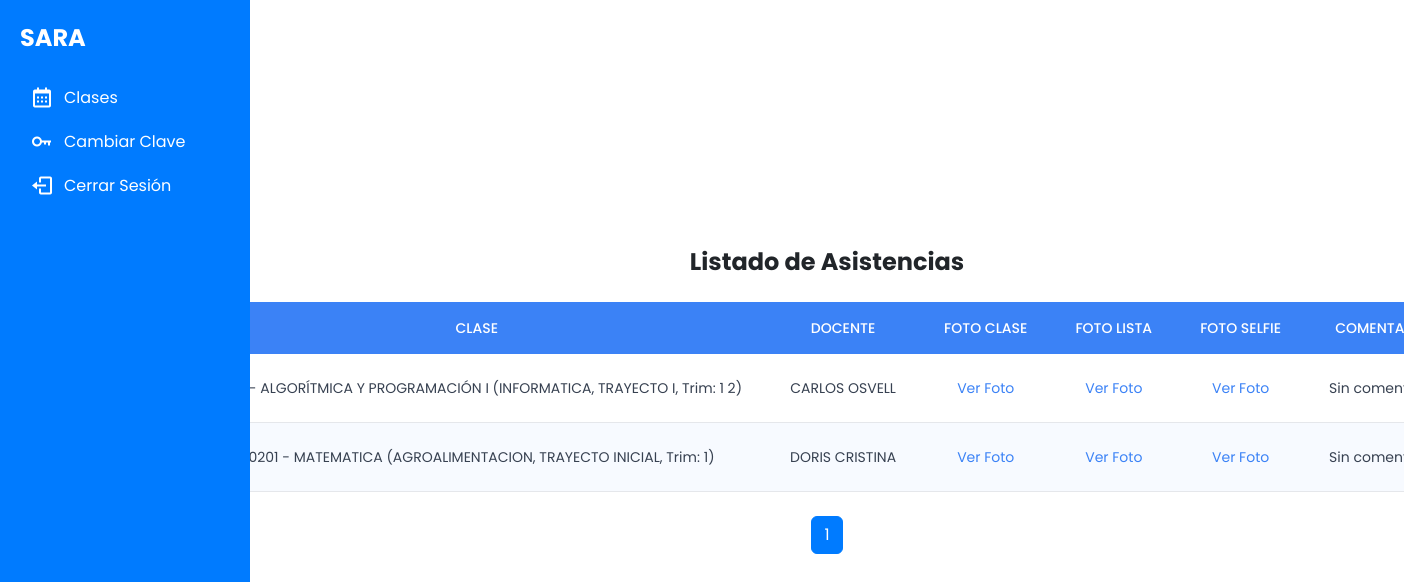
/clases/listar-asistencias/, run on the app's committed database.
### clases/models.py (models this page shows, shortened)
class Asistencia(models.Model):
    clase = models.ForeignKey(Clase, on_delete=models.CASCADE, related_name="asistencias")
    foto_clase = models.ImageField(upload_to="asistencias/clase/")
    foto_lista = models.ImageField(upload_to="asistencias/lista/")
    foto_selfie = models.ImageField(upload_to="asistencias/selfies/")
    comentarios = models.TextField(blank=True, null=True)

class Clase(models.Model):
    id = models.AutoField(primary_key=True)  # ID único generado automáticamente
    docente = models.ForeignKey(Docente, on_delete=models.CASCADE)
    materia = models.ForeignKey(Materia, on_delete=models.CASCADE, null=True, blank=True)
    fecha = models.DateField(null=False, default=timezone.now)
    hora_inicio = models.TimeField(null=False)
    hora_fin = models.TimeField(null=False)
    aula = models.ForeignKey(Aula, on_delete=models.CASCADE)

### materias/models.py (models this page shows)
class Materia(models.Model):
    codigo_materia = models.CharField(max_length=100)
    descripcion = models.CharField(max_length=255)
    carrera = models.CharField(max_length=100)      # Nuevo campo
    trayecto = models.CharField(max_length=50)      # Aumenta longitud si es necesario
    trimestre = models.CharField(max_length=10)     # Nuevo campo
    def __str__(self):
        return f"{self.codigo_materia} - {self.descripcion} ({self.carrera}, {self.trayecto}, Trim: {self.trimestre})"

### docentes/models.py (models this page shows, shortened)
class BaseUser(AbstractUser):
    nombre = models.CharField(max_length=100)      # nombres
    apellido = models.CharField(max_length=100)    # apellidos
    cedula = models.CharField(max_length=12, unique=True)  # cedula_docente
    activo = models.BooleanField(default=True)     # status
    USERNAME_FIELD = 'cedula'  # Cambiar a cedula para login por cédula
    REQUIRED_FIELDS = ['nombre', 'apellido']
    objects = CustomUserManager()

### clases/views.py (the view)
# urls.py: path('listar-asistencias/', listar_asistencias, name='listar_asistencias'),
def listar_asistencias(request):
    asistencias = Asistencia.objects.select_related('clase').all()
    paginator = Paginator(asistencias, 15)
    page_number = request.GET.get('page')
    page_obj = paginator.get_page(page_number)
    for asistencia in page_obj:
        asistencia.foto_selfie_url = asistencia.foto_selfie.url if hasattr(asistencia, 'foto_selfie') and asistencia.foto_selfie else None
    return render(request, 'clases/listar_asistencias.html', {'page_obj': page_obj})

### clases/templates/clases/listar_asistencias.html (shortened to what this page needs)
{% extends 'dashboard/base.html' %}
{% block content %}
<h2 class="text-2xl font-bold mb-6 text-center">Listado de Asistencias</h2>
<div class="overflow-x-auto">
    <table class="table-auto w-full border-collapse bg-white shadow-md rounded-lg overflow-hidden">
        <thead class="bg-blue-500 text-white">
            <tr>
                <th class="px-6 py-3 text-center text-sm font-medium">Clase</th>
                <th class="px-6 py-3 text-center text-sm font-medium">Docente</th>
                <th class="px-6 py-3 text-center text-sm font-medium">Foto Clase</th>
                <th class="px-6 py-3 text-center text-sm font-medium">Foto Lista</th>
                <th class="px-6 py-3 text-center text-sm font-medium">Foto Selfie</th>
                <th class="px-6 py-3 text-center text-sm font-medium">Comentarios</th>
            </tr>
        </thead>
        <tbody>
            {% for asistencia in page_obj %}
            <tr class="border-b hover:bg-gray-100">
                <td class="px-6 py-4 text-center text-sm text-gray-700">{{ asistencia.clase.materia }}</td>
                <td class="px-6 py-4 text-center text-sm text-gray-700">{{ asistencia.clase.docente.nombre }}</td>
                <td class="px-6 py-4 text-center text-sm text-blue-500">
                    <a href="{{ asistencia.foto_clase.url }}" target="_blank" class="hover:underline">Ver Foto</a>
                </td>
                <td class="px-6 py-4 text-center text-sm text-blue-500">
                    <a href="{{ asistencia.foto_lista.url }}" target="_blank" class="hover:underline">Ver Foto</a>
                </td>
                <td class="px-6 py-4 text-center text-sm text-blue-500">
                    <a href="{{ asistencia.foto_selfie.url }}" target="_blank" class="hover:underline">Ver Foto</a>
                </td>
                <td class="px-6 py-4 text-center text-sm text-gray-700">
                    {{ asistencia.comentarios|default:"Sin comentarios" }}
                </td>
            </tr>
            {% empty %}
            <tr>
                <td colspan="5" class="px-6 py-4 text-center text-sm text-gray-500">No hay asistencias registradas.</td>
            </tr>
            {% endfor %}
        </tbody>
    </table>
</div>
<div class="mt-4">
    <nav>
        <ul class="pagination justify-content-center">
            {% for num in page_obj.paginator.page_range %}
            <li class="page-item {% if page_obj.number == num %}active{% endif %}">
                <a class="page-link" href="?page={{ num }}">{{ num }}</a>
            </li>
            {% endfor %}
        </ul>
    </nav>
</div>
{% endblock %}

### dashboard/static/css/dashboard.css (style rules this page uses)
* { margin: 0; padding: 0; box-sizing: border-box; }
html, body { width: 100%; height: 100%; font-family: Arial, sans-serif; }
* { margin: 0; padding: 0; box-sizing: border-box; font-family: 'Poppins', sans-serif; }
body { display: flex; justify-content: center; align-items: center; min-height: 100vh; background: linear-gradient(90deg, #e2e2e2, #c9d6ff); }

### docentes/static/docentes/css/docentes.css (style rules this page uses)
* { margin: 0; padding: 0; box-sizing: border-box; font-family: "Poppins", sans-serif; }
body { min-height: 100vh; background: #eef5fe; padding: 20px; transition: background 0.3s, color 0.3s; }
table { table-layout: auto; width: 100%; border-collapse: separate; border-spacing: 0 8px; font-size: 14px; background-color: #f9f9f9; border-radius: 8px; overflow: hidden; }
thead { background: #4070f4; color: white; text-transform: uppercase; font-size: 13px; font-weight: normal; transition: background 0.3s; }
th, td { padding: 12px 16px; text-align: center; vertical-align: middle; border-bottom: 1px solid #ddd; overflow: hidden; text-overflow: ellipsis; white-space: nowrap; }
tbody tr { background: white; transition: transform 0.2s, box-shadow 0.2s; }
tbody tr:nth-child(even) { background: #f7faff; }
table { border-radius: 8px; overflow: hidden; }
thead th:first-child { border-top-left-radius: 8px; }
thead th:last-child { border-top-right-radius: 8px; }
.pagination { justify-content: center; margin-top: 20px; }
.pagination .page-item .page-link { color: #007bff; border: 1px solid #ddd; transition: background 0.3s, color 0.3s; }
.pagination .page-item.active .page-link { background-color: #007bff; border-color: #007bff; color: white; }

### data on the page
Asistencia: clase.materia "I1204 - ALGORÍTMICA Y PROGRAMACIÓN I (INFORMATICA, TRAYECTO I, Trim: 1 2)", clase.docente.nombre "CARLOS OSVELL", comentarios "Sin…"
Asistencia: clase.materia "A0201 - MATEMATICA (AGROALIMENTACION, TRAYECTO INICIAL, Trim: 1)", clase.docente.nombre "DORIS CRISTINA", comentarios "Sin…"

### other printed values
{{ num }} "1"
